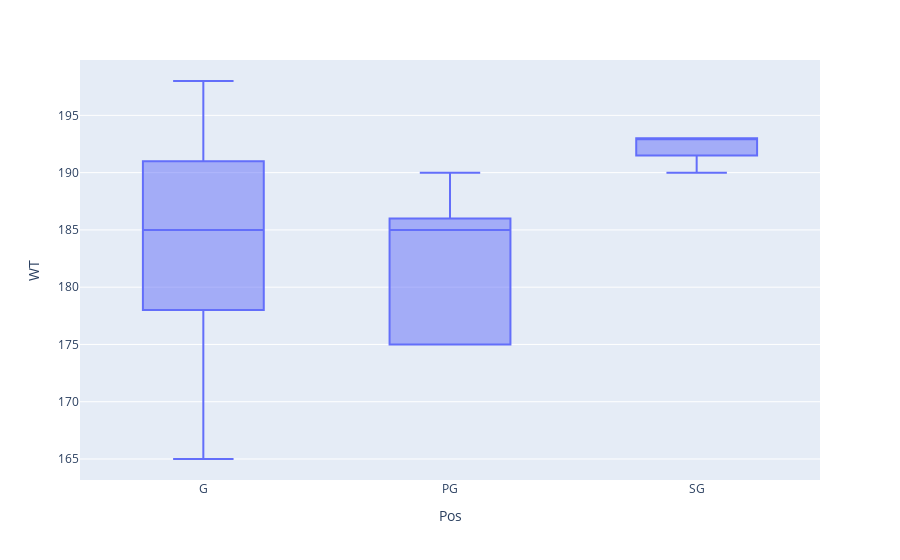

The cell this chart's notebook holds for it:
### Code cell
# And Where they stand on the court
b1 = px.box(skinny_player, x="Pos", y= "WT")
b1.show()

### Figure 1 — Plotly figure (JSON) as saved in the notebook; plotly's stock layout.template omitted (floating-point values rounded to 4 significant figures)
{"data": [{"alignmentgroup": "True", "hoverlabel": {"namelength": 0}, "hovertemplate": "Pos=%{x}<br>WT=%{y}", "legendgroup": "", "marker": {"color": "#636efa"}, "name": "", "notched": false, "offsetgroup": "", "orientation": "v", "showlegend": false, "type": "box", "x": ["G", "G", "PG", "G", "PG", "G", "PG", "PG", "G", "G", "PG", "G", "G", "PG", "G", "G", "G", "PG", "G", "PG", "G", "PG", "PG", "PG", "G", "G", "PG", "PG", "PG", "PG", "G", "G", "PG", "PG", "G", "PG", "G", "G", "G", "G", "G", "PG", "G", "SG", "G", "G", "G", "G", "SG", "G", "G", "G", "SG", "G", "G", "G", "G", "G", "G", "G", "G", "G", "G", "G", "G", "G", "G", "G", "G", "G", "G", "SG", "G"], "x0": " ", "xaxis": "x", "y": [190, 193, 185, 184, 185, 190, 175, 186, 193, 190, 175, 195, 195, 175, 185, 190, 193, 175, 185, 186, 193, 190, 186, 175, 185, 178, 175, 190, 186, 175, 178, 165, 186, 190, 185, 175, 165, 185, 190, 198, 178, 175, 165, 193, 178, 185, 165, 191, 193, 178, 185, 165, 193, 191, 178, 165, 191, 195, 185, 165, 165, 195, 180, 178, 180, 165, 195, 178, 180, 165, 180, 190, 180], "y0": " ", "yaxis": "y"}], "layout": {"boxmode": "group", "legend": {"tracegroupgap": 0}, "margin": {"t": 60}, "xaxis": {"anchor": "y", "domain": [0, 1], "title": {"text": "Pos"}}, "yaxis": {"anchor": "x", "domain": [0, 1], "title": {"text": "WT"}}}}
